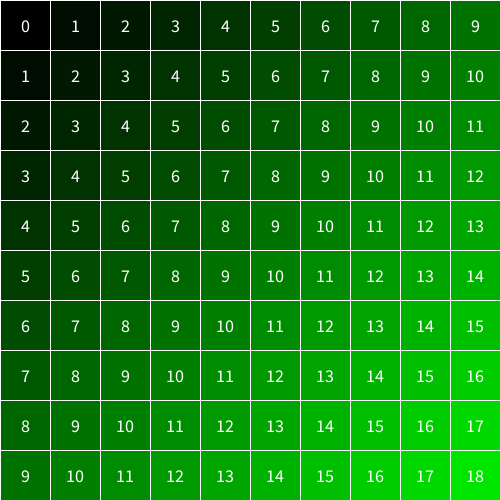
Frame 1 (no input)
Frame 60 (the mouse pressed at the canvas centre just before this capture): identical to frame 1, image omitted
Frame 120 (the mouse held since frame 60 and released just before this capture): identical to frame 1, image omitted

The Processing sketch that drew this single still picture (run headless with seeded random() and noise(); from frame 60 on, the mouse is pressed at the canvas centre):

// Processing sketch: grillaNumeradaJugandoIndices
// ── grillaNumeradaJugandoIndices.pde
int cant = 10;
int tam;
void setup() {
  size(500, 500);
  textSize(18);
  textAlign(CENTER, CENTER);
  surface.setResizable(true); // <<<< INCORPORAR AL TRABAJO
}
void draw() {
  background(255);
  tam = width/cant;
  for (int i=0; i<cant; i++) {
    for (int j=0; j<cant; j++) {
      float relleno = map(i+j, 0, cant*2, 0, 255);
      fill(0, relleno, 0);
      stroke(255);
      rect(i*tam, j*tam, tam, tam);

      fill(255);
      text((i+j), i*tam+tam/2, j*tam+tam/2);
    }
  }
}
